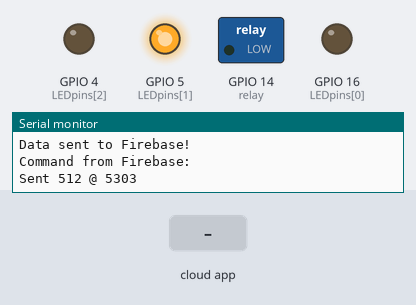
The sketch below on a simulated ESP8266 (NodeMCU). Parts: switched loads named in the sketch (green lamp = pin HIGH), output pins drawn as LEDs (lit = HIGH), the last lines printed to the serial monitor. The test bench sets the inputs (shaded band). WiFi joins after 1.5 s; servers stay silent unless stated; the Firebase database answers and starts empty.

Above: at 6.3 s.
6.4 s: the phone or cloud app sets irrigate to OFF
At 7.6 s:
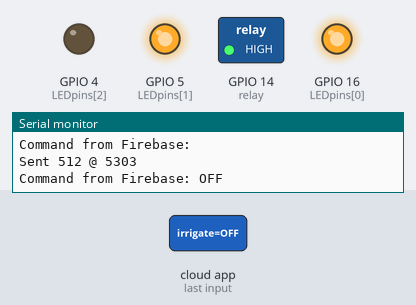
8.1 s: the phone or cloud app sets irrigate to ON
At 9.3 s:
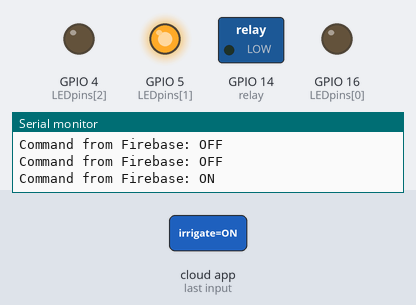
Timing chart, 0 to 11.1 s (numbered marks = the images above; inputs shaded):
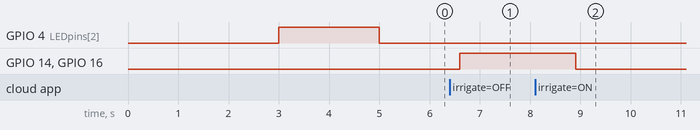

The sketch:

data_to_farmId.ino
```cpp
#include <ESP8266WiFi.h>
#include <FirebaseESP8266.h>

// Network credentials
const char* ssid = "David";
const char* password = "12345678";
const char* uid = "NoOch2JDjMP6jf39jQghIUYLua33";
const char* farmId = "jVRKwU5P5x2s3zfcYhED";
const char* cropId = "9401f505-62e5-488f-8aa3-c18c26e2755e";

#define SendKey 0  //Button to send data Flash BTN on NodeMCU
#define SOIL_MOISTURE A0 // Potentiometer

// Firebase project credentials
#define FIREBASE_HOST "iot-farminc-default-rtdb.firebaseio.com"
#define FIREBASE_AUTH "rIAZZbuXVI2jz95CIdhhiaA9WClprI7huHc34T9n"

FirebaseData fbdo;
FirebaseAuth auth;
FirebaseConfig config;

FirebaseData firebaseData;

int LEDpins[] = {16, 5, 4};
int relay = 14;

const unsigned long INTERVAL = 10UL * 60UL * 1000UL;  // 10 minutes in ms
unsigned long prevMillis = 0;

void setup() {
  Serial.begin(9600);
  delay(3000);
  WiFi.disconnect();
  pinMode(SendKey,INPUT_PULLUP);  //Btn to send data
  Serial.println();

  for (int i = 0; i < sizeof(LEDpins) / sizeof(LEDpins[0]); i++) {
    pinMode(LEDpins[i], OUTPUT);
    digitalWrite(LEDpins[i], LOW);
  }

  pinMode(relay, OUTPUT);

  // no wifi connection: red light
  digitalWrite(LEDpins[2], HIGH);

  WiFi.mode(WIFI_STA);
  WiFi.begin(ssid, password);

  Serial.println("Connecting to WiFi");

  while (WiFi.status() != WL_CONNECTED) {
    delay(500);
    Serial.print("Connecting to......");
    Serial.println(ssid);
    delay(500);
  }

  // wifi connected: green light
  digitalWrite(LEDpins[2], LOW);
  digitalWrite(LEDpins[1], HIGH);

  Serial.println("");
  Serial.print("Connected to ");
  Serial.println(ssid);

  Serial.print("IP address: ");
  Serial.println(WiFi.localIP());

  config.host = FIREBASE_HOST;
  config.signer.tokens.legacy_token = FIREBASE_AUTH;

  // Initialize Firebase
  Firebase.begin(&config, &auth);
  Firebase.reconnectNetwork(true);

  // Test write to Firebase
  if (Firebase.setString(fbdo, "/test/message", "Hello from ESP8266")) {
    Serial.println("Data sent to Firebase!");
  } else {
    Serial.println("FAILED: " + fbdo.errorReason());
  }
}

void loop() {
  String valveReading = String("/users/") +
                uid +
                "/farms/" +
                farmId +
                "/crops/" +
                cropId +
                "/irrigate";
  if (Firebase.getString(fbdo, valveReading)) {
    String command = fbdo.stringData();
    Serial.println("Command from Firebase: " + command);

    if (command == "ON") {
      // close relay to turn on solenoid valve
      digitalWrite(relay, LOW);
      digitalWrite(LEDpins[0], LOW);
    } else if (command == "OFF") {
      // open relay to turn off solenoid valve
      digitalWrite(relay, HIGH);
      digitalWrite(LEDpins[0], HIGH);
    }
  } else {
    Serial.print("Firebase get failed: ");
    Serial.println(fbdo.errorReason());
  }

  unsigned long currentMillis = millis();
  if (prevMillis == 0 || currentMillis - prevMillis >= INTERVAL) {
    int sm_val = analogRead(SOIL_MOISTURE);
    String dataPath = String("/users/") + uid
                + "/farms/" + farmId
                + "/crops" + cropId
                + "/soil-moisture/"
                + String(currentMillis);

    if (Firebase.setInt(fbdo, dataPath, sm_val)) {
      Serial.printf("Sent %d @ %lu\n", sm_val, currentMillis);
    } else {
      Serial.printf("Err: %s\n", fbdo.errorReason().c_str());
    }
    prevMillis = currentMillis;
  }

  delay(1000); // poll every 1 second: I don't mind 1 second affecting my timing
}
```

Measured:
- after the input at 6.4 s, GPIO 14 (relay), GPIO 16 (LEDpins[0]): LOW → HIGH after 0.20 s
- after the input at 8.1 s, GPIO 14 (relay), GPIO 16 (LEDpins[0]): HIGH → LOW after 0.80 s
